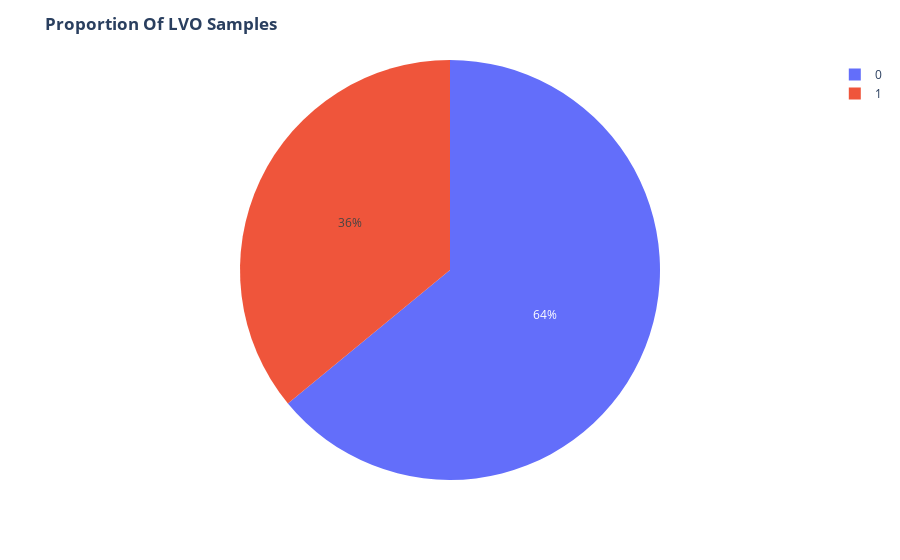

Source (notebook cell):
### Code cell
fig = ex.pie(df_onsite,names='lvo')
fig.update_layout(title='<b>Proportion Of LVO Samples<b>')
fig.show()

### Figure 1 — Plotly figure (JSON) as saved in the notebook; plotly's stock layout.template omitted (floating-point values rounded to 4 significant figures)
{"data": [{"domain": {"x": [0, 1], "y": [0, 1]}, "hovertemplate": "lvo=%{label}<extra></extra>", "labels": [1, 0, 0, 0, 0, 1, 1, 0, 1, 0, 1, 1, 0, 0, 0, 0, 0, 0, 0, 0, 1, 0, 0, 0, 0, 1, 0, 0, 0, 0, 0, 1, 0, 0, 0, 0, 0, 0, 0, 0, 0, 0, 0, 0, 0, 0, 0, 1, 1, 0, 0, 0, 0, 0, 1, 0, 0, 0, 0, 0, 0, 1, 0, 0, 0, 0, 1, 1, 1, 0, 0, 0, 0, 1, 0, 0, 1, 0, 0, 0, 1, 0, 0, 1, 1, 1, 1, 1, 1, 1, 1, 0, 1, 1, 1, 0, 1, 0, 0, 0, 0, 1, 0, 1, 1, 0, 0, 1, 1, 1, 1, 1, 1, 1], "legendgroup": "", "name": "", "showlegend": true, "type": "pie"}], "layout": {"legend": {"tracegroupgap": 0}, "margin": {"t": 60}, "title": {"text": "<b>Proportion Of LVO Samples<b>"}}}
